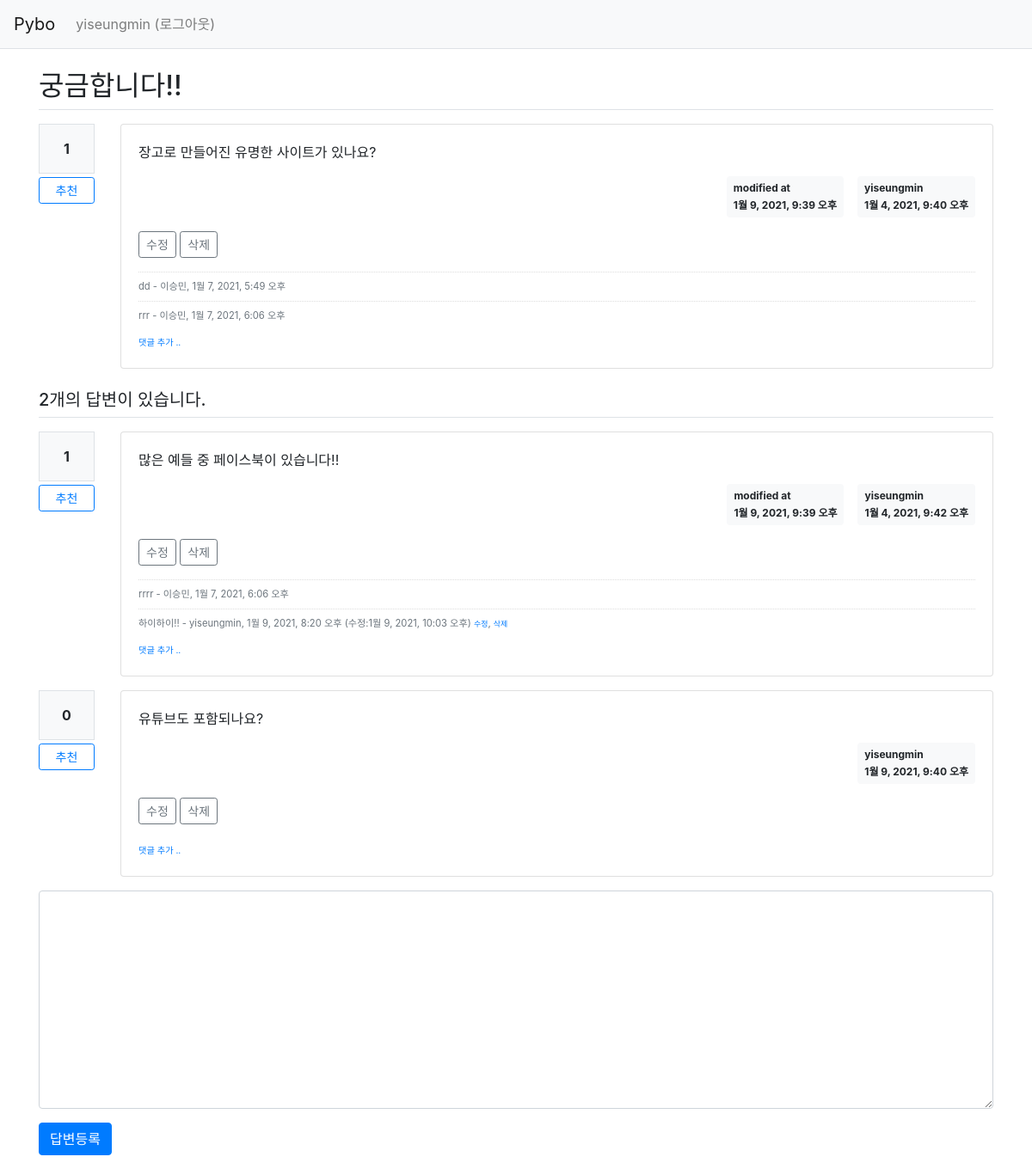
The app's page /pybo/1/ (signed in) with its own data.
### pybo/models.py (models this page shows, shortened)
class Question(models.Model) :
    subject = models.CharField(max_length=200)  #제목
    content = models.TextField()
    create_date = models.DateTimeField()
    author = models.ForeignKey(User, on_delete=models.CASCADE, related_name='author_question')
    modify_date = models.DateTimeField(null=True, blank=True)
    voter = models.ManyToManyField(User, related_name='voter_question')

class Comment(models.Model) :
    author = models.ForeignKey(User, on_delete=models.CASCADE)
    content = models.TextField()
    create_date = models.DateTimeField()
    modify_date = models.DateTimeField(null=True, blank=True)
    question = models.ForeignKey(Question, null=True, blank=True, on_delete=models.CASCADE)
    answer = models.ForeignKey(Answer, null=True, blank=True, on_delete=models.CASCADE)

class Answer(models.Model) :
    question = models.ForeignKey(Question, on_delete=models.CASCADE)  #질문과 같이 삭제된다.
    content = models.TextField()
    create_date = models.DateTimeField()
    author = models.ForeignKey(User, on_delete=models.CASCADE, related_name='author_answer')
    modify_date = models.DateTimeField(null=True, blank=True)
    voter = models.ManyToManyField(User, related_name='voter_answer')

### pybo/views/base_views.py (the view)
# urls.py: path('<int:question_id>/', base_views.detail, name='detail'),
def detail(request, question_id) :
    question = get_object_or_404(Question, pk=question_id)
    context = {'question':question}
    return render(request, 'pybo/question_detail.html', context)

### pybo/templatetags/pybo_filter.py (called while the page is built)
@register.filter()
def mark(value) :
    extensions = ["nl2br", "fenced_code"]
    return mark_safe(markdown.markdown(value, extensions=extensions))

### templates/pybo/question_detail.html (shortened to what this page needs)
{% extends 'base.html' %}
{% load pybo_filter %}
{% block content %}
    <div class="container my-3">
        <h2 class="border-bottom py-2">{{ question.subject }}</h2>
        <div class="row my-3">
            <div class="col-1">
                <div class="bg-light text-center p-3 border font-weight-bolder mb-1">
                    {{ question.voter.count }}
                </div>
                <a href="#" data-uri="{% url 'pybo:vote_question' question.id %}"
                   class="recommend btn btn-sm btn-outline-primary btn-block my-1">추천</a>
            </div>
            <div class="col-11">
                <div class="card">
                    <div class="card-body">
                        <div class="card-text">
                            {{ question.content|mark }}
                        </div>
                        <div class="d-flex justify-content-end">
                            {% if question.modify_date %}
                            <div class="badge badge-light p-2 text-left mx-3">
                                <div class="mb-2">modified at</div>
                                <div>{{ question.modify_date }}</div>
                            </div>
                            {% endif %}
                            <div class="badge badge-light p-2 text-left">
                                <div class="mb-2">{{ question.author.username }}</div>
                                <div>{{ question.create_date }}</div>
                            </div>
                        </div>
                        {% if request.user == question.author %}
                        <div class="my-3">
                            <a href="{% url 'pybo:question_modify' question.id %}"
                               class="btn btn-sm btn-outline-secondary">수정</a>
                            <a href="#" class="delete btn btn-sm btn-outline-secondary"
                               data-uri="{% url 'pybo:question_delete' question.id %}">삭제</a>
                        </div>
                        {% endif %}
                        {% if question.comment_set.count > 0 %}
                        <div class="mt-3">
                        {% for comment in question.comment_set.all %}
                            <div class="comment py-2 text-muted">
                                <span style="white-space: pre-line;">{{ comment.content }}</span>
                                <span>
                                    - {{ comment.author }}, {{ comment.create_date }}
                                </span>
                            </div>
                        {% endfor %}
                        </div>
                        {% endif %}
                        <div>
                            <a href="{% url 'pybo:comment_create_question' question.id  %}"
                               class="small"><small>댓글 추가 ..</small></a>
                        </div>
                    </div>
                </div>
            </div>
        </div>
        <h5 class="border-bottom my-3 py-2">{{ question.answer_set.count }}개의 답변이 있습니다.</h5>
        {% for answer in question.answer_set.all %}
        <div class="row my-3">
            <div class="col-1">
                <div class="bg-light text-center p-3 border font-weight-bolder mb-1">
                    {{ answer.voter.count }}
                </div>
                <a href="#" data-uri="{% url 'pybo:vote_answer' answer.id %}"
                   class="recommend btn btn-sm btn-outline-primary btn-block my-1">추천</a>
            </div>
            <div class="col-11">
                <div class="card">
                    <div class="card-body">
                        <div class="card-text">
                            {{ answer.content|mark }}
                        </div>
                        <div class="d-flex justify-content-end">
                            {% if answer.modify_date %}
                            <div class="badge badge-light p-2 text-left mx-3">
                                <div class="mb-2">modified at</div>
                                <div>{{ answer.modify_date }}</div>
                            </div>
                            {% endif %}
                            <div class="badge badge-light p-2 text-left">
                                <div class="mb-2">{{ answer.author.username }}</div>
                                <div>{{ answer.create_date }}</div>
                            </div>
                        </div>
                        {% if request.user == answer.author %}
                        <div class="my-3">
                            <a href="{% url 'pybo:answer_modify' answer.id %}"
                               class="btn btn-sm btn-outline-secondary">수정</a>
                            <a href="#" class="delete btn btn-sm btn-outline-secondary"
                               data-uri="{% url 'pybo:answer_delete' answer.id %}">삭제</a>
                        </div>
                        {% endif %}
                        {% if answer.comment_set.count > 0 %}
                        <div class="mt-3">
                        {% for comment in answer.comment_set.all %}
                            <div class="comment py-2 text-muted">
                                <span style="white-space: pre-line;">{{ comment.content }}</span>
                                <span>
                                    - {{ comment.author }}, {{ comment.create_date }}
                                    {% if comment.modify_date %}
                                    (수정:{{ comment.modify_date }})
                                    {% endif %}
                                </span>
                                {% if request.user == comment.author %}
                                <a href="{% url 'pybo:comment_modify_answer' comment.id  %}" class="small">수정</a>,
                                <a href="#" class="small delete"
                                   data-uri="{% url 'pybo:comment_delete_answer' comment.id  %}">삭제</a>
                                {% endif %}
                            </div>
                        {% endfor %}
                        </div>
                        {% endif %}
                        <div>
                            <a href="{% url 'pybo:comment_create_answer' answer.id  %}"
                               class="small"><small>댓글 추가 ..</small></a>
                        </div>
                    </div>
                </div>
            </div>
        </div>
        {% endfor %}
        <form action="{% url 'pybo:answer_create' question.id %}" method="post" class="my-3">
            <div class="form-group">
                <textarea {% if not user.is_authenticated %}disabled{% endif %}
                          name ="content" id="content" class="form-control" rows="10"></textarea>
            </div>
            <input type="submit" value="답변등록" class="btn btn-primary">
        </form>
    </div>
{% endblock %}

### templates/navbar.html (shortened to what this page needs)
<nav class="navbar navbar-expand-lg navbar-light bg-light border-bottom">
    <a class="navbar-brand" href="{% url 'pybo:index' %}">Pybo</a>
    <div class="collapse navbar-collapse flex-grow-0" id="navbarNav">
        <ul class="navbar-nav">
            <li class="nav-item ">
                {% if user.is_authenticated %}
                    <a class="nav-link" href="{% url 'common:logout' %}">{{ user.username }} (로그아웃)</a>
                {% else %}
                    <a class="nav-link" href="{% url 'common:login' %}">로그인</a>
                {% endif %}
            </li>
        </ul>
    </div>
</nav>

### static/style.css (style rules this page uses)
.comment { border-top: dotted 1px #ddd; font-size: 0.7em; }

### records on screen
Question: subject "궁금합니다!!", voter.count "1", content|mark "장고로 만들어진 유명한 사이트가 있나요?", modify_date "1월 9, 2021, 9:39 오후", author.username "yiseungmin", create_date "1월 4, 2021, 9:40 오후", answer_set.count "2"
Comment: content "dd", author "이승민", create_date "1월 7, 2021, 5:49 오후"
Comment: content "rrr", author "이승민", create_date "1월 7, 2021, 6:06 오후"
Answer: voter.count "1", content|mark "많은 예들 중 페이스북이 있습니다!!", modify_date "1월 9, 2021, 9:39 오후", author.username "yiseungmin", create_date "1월 4, 2021, 9:42 오후", shows "수정"
Comment: content "rrrr", author "이승민", create_date "1월 7, 2021, 6:06 오후"
Comment: content "하이하이!!", author "yiseungmin", create_date "1월 9, 2021, 8:20 오후", modify_date "1월 9, 2021, 10:03 오후", shows "수정"
Answer: voter.count "0", content|mark "유튜브도 포함되나요?", author.username "yiseungmin", create_date "1월 9, 2021, 9:40 오후", shows "수정"

### other values on screen
{{ user.username }} "yiseungmin"
